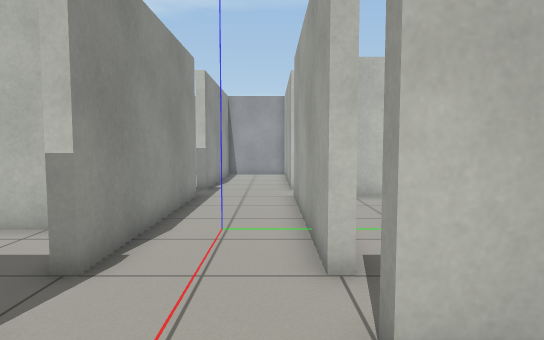
View 1 (above)

24 first-person views from a walk through a robot-simulator world made for Gazebo. The camera is 0.94 m above the floor, tilts 4° down and sees 75° across. The floor is counted in squares, 0.5 m on a side. Each view is taken from the middle of a square. On the plan, view 1 faces up. The plan holds only what a view shows up to about 18 squares ahead; the rest is blank. The place goes on beyond the plan. The robots in the file are not drawn.

View 2
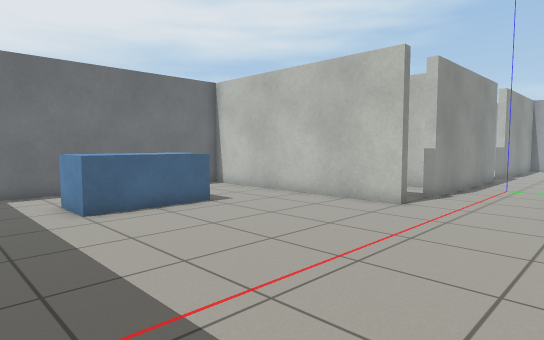

View 3
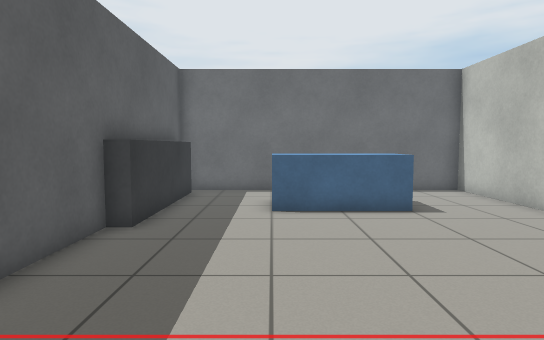

View 4
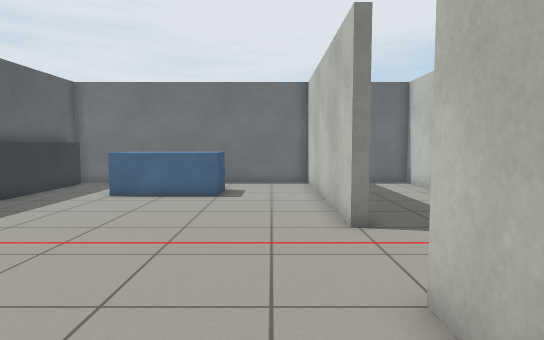

View 5
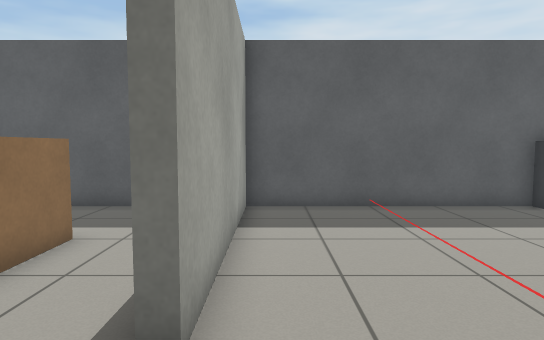

View 6
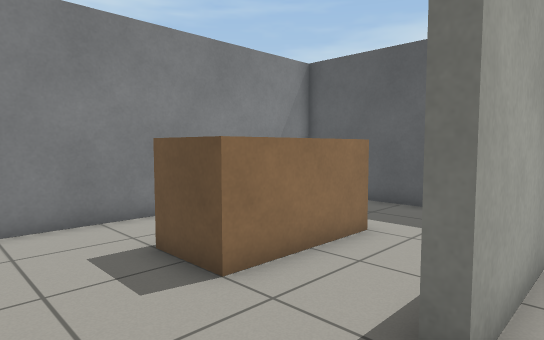

View 7
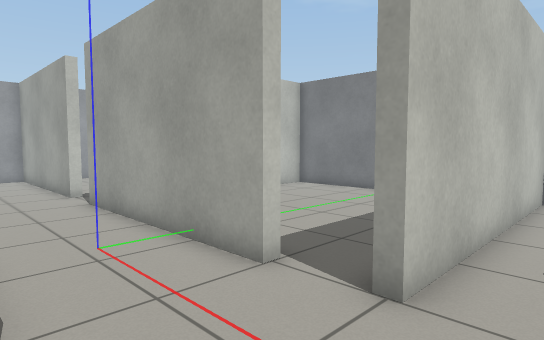

View 8
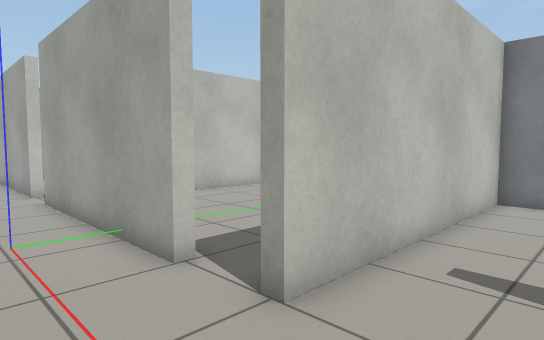

View 9
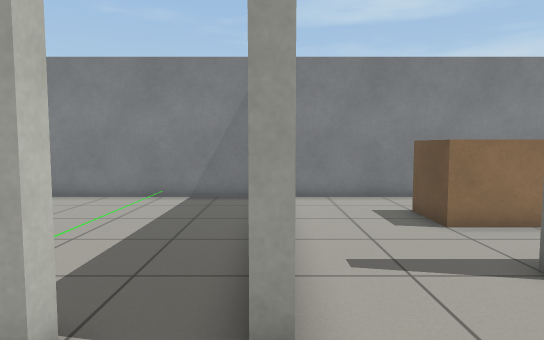

View 10
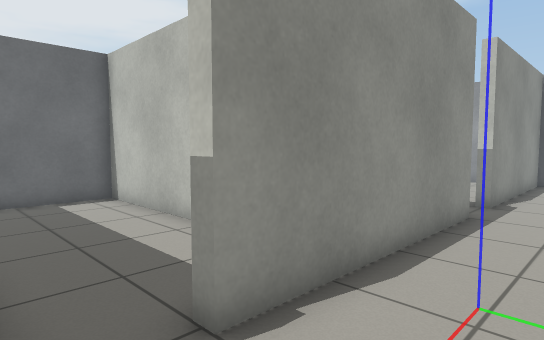

View 11
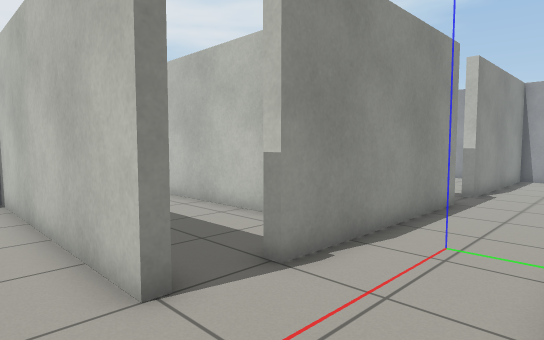

View 12
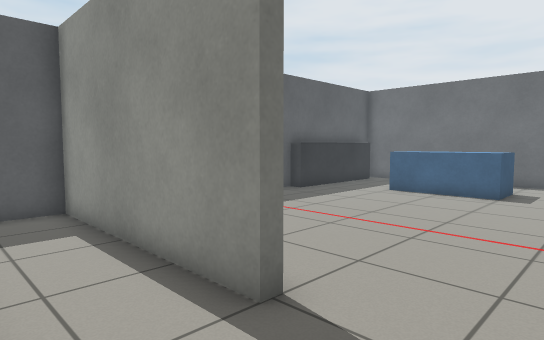

View 13
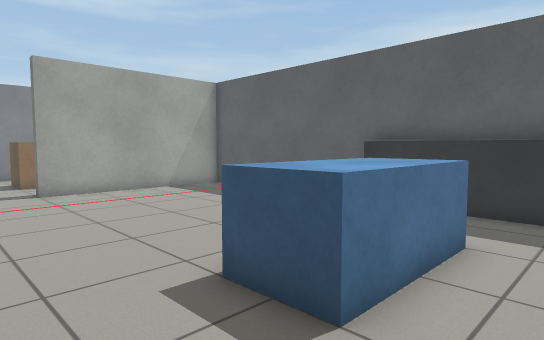

View 14
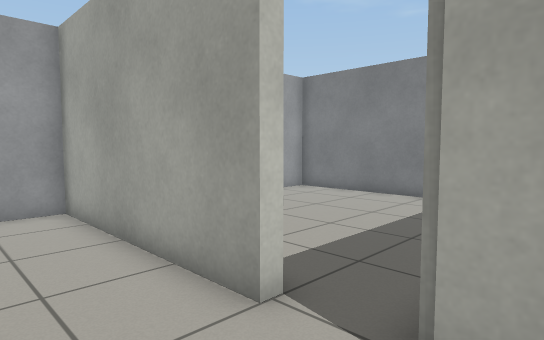

View 15
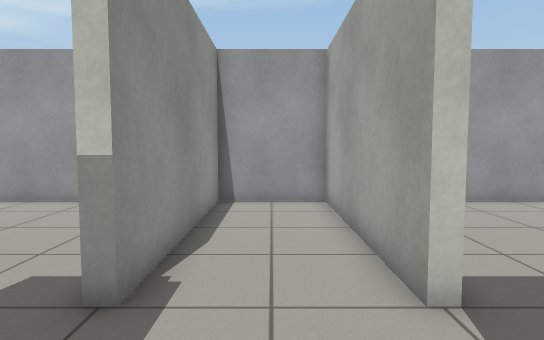

View 16
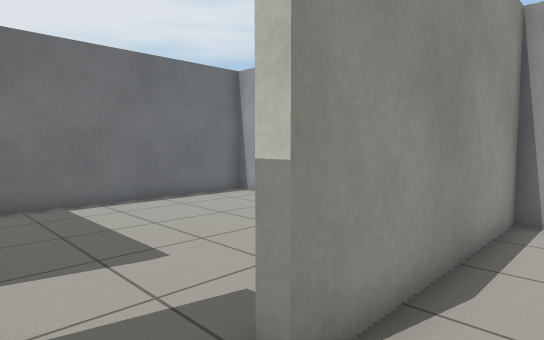

View 17
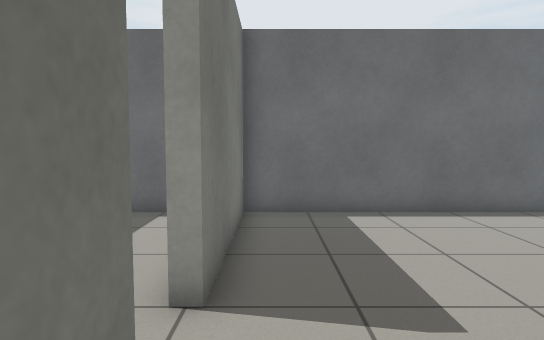

View 18
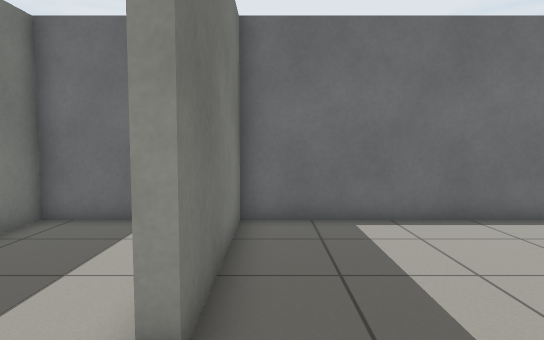

View 19
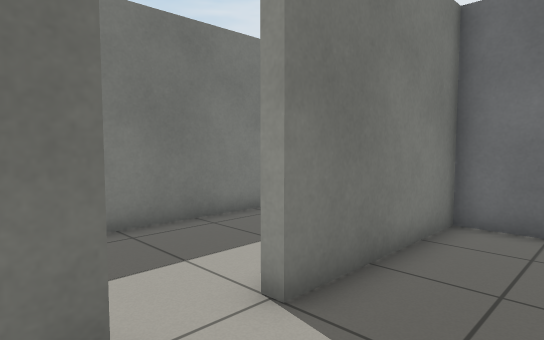

View 20
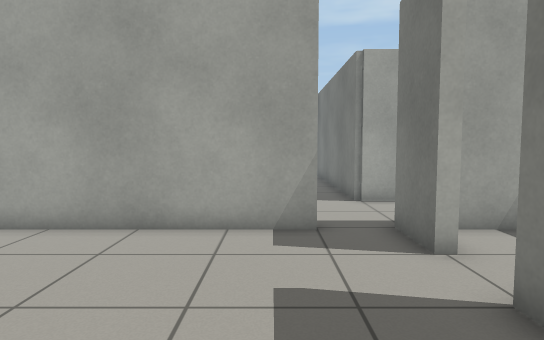

View 21
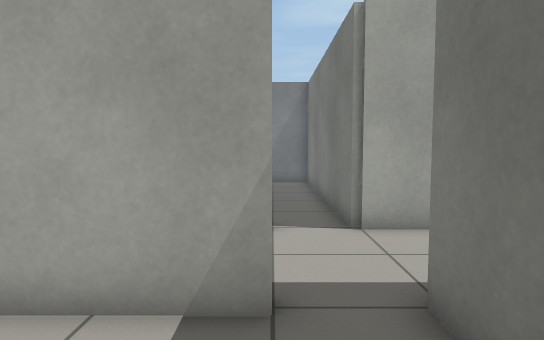

View 22
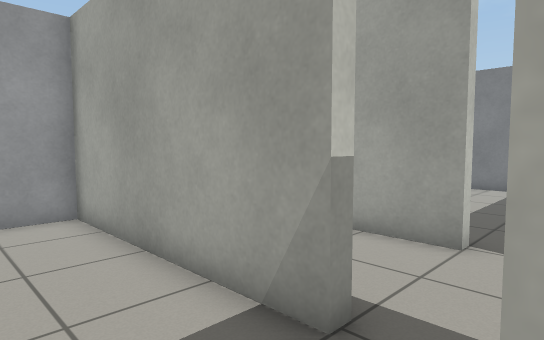

View 23
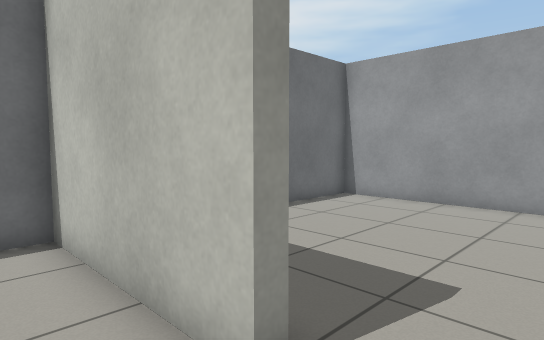

View 24
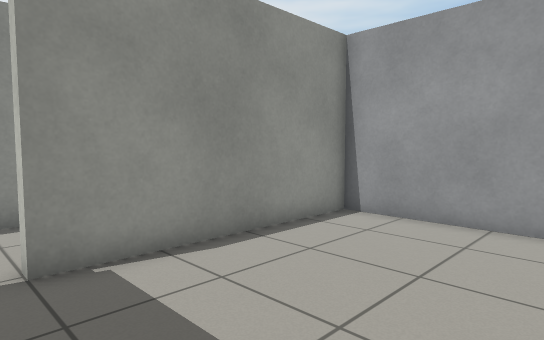

### Floor plan
Key: @ floor where view 1 was taken; # wall or solid block; . floor; B blue box; T TV; E beige box.
Columns run from 13 left of view 1 to 11 right of it. Each row starts with its distance up from view 1.
 23 #########################
 22 #.........#...#.........#
 21 #.........#...#.........#
 20 #.........#...#.........#
 19 #.........#...#.........#
 18 #.........#...#.........#
 17 #.........#...#.........#
 16 #.........#...#.........#
 15 #.......................#
 14 #.......................#
 13 ######..###...###########
 12 #.........#...# ........#
 11 #.........#...# ........#
 10 #.......  #...#.........#
  9 #.......  #...#.........#
  8 ###########...#.........#
  7 #.........#. .#.........#
  6 #.........#...#.........#
  5 #.......................#
  4 # ......................#
  3 ##########....###########
  2 #.......................#
  1 #.......................#
  0 #............@..........#
 -1 #..BBB..........#..EEE..#
 -2 # .BBB..........#..E  ..#
 -3 # .BBB..........#..E    #
 -4 # .BBB..........#..E    #
 -5 #..BBB..........#..E    #
 -6 #...............#....   #
 -7 #...............#....   #
 -8 #TTTTTTT........#.....  #
 -9 ##TTTTT##################

Positions as (right, up) in squares from view 1, and headings:
1: (0, 0), facing up
2: (2, -8), facing up-left
3: (2, -5), facing left
4: (5, 1), facing left
5: (2, 2), facing down
6: (2, 2), facing down-right
7: (-3, 1), facing up-right
8: (-2, 0), facing up-right
9: (-2, 3), facing right
10: (0, 3), facing up-left
11: (1, 1), facing up-left
12: (6, 2), facing down-left
13: (-12, 2), facing down-right
14: (-2, 12), facing up-right
15: (-1, 11), facing up
16: (-1, 13), facing up-left
17: (-3, 14), facing left
18: (-4, 14), facing left
19: (-4, 16), facing down-left
20: (-11, 16), facing right
21: (-7, 15), facing right
22: (-6, 13), facing up-right
23: (-5, 11), facing up-left
24: (7, 14), facing up-left
